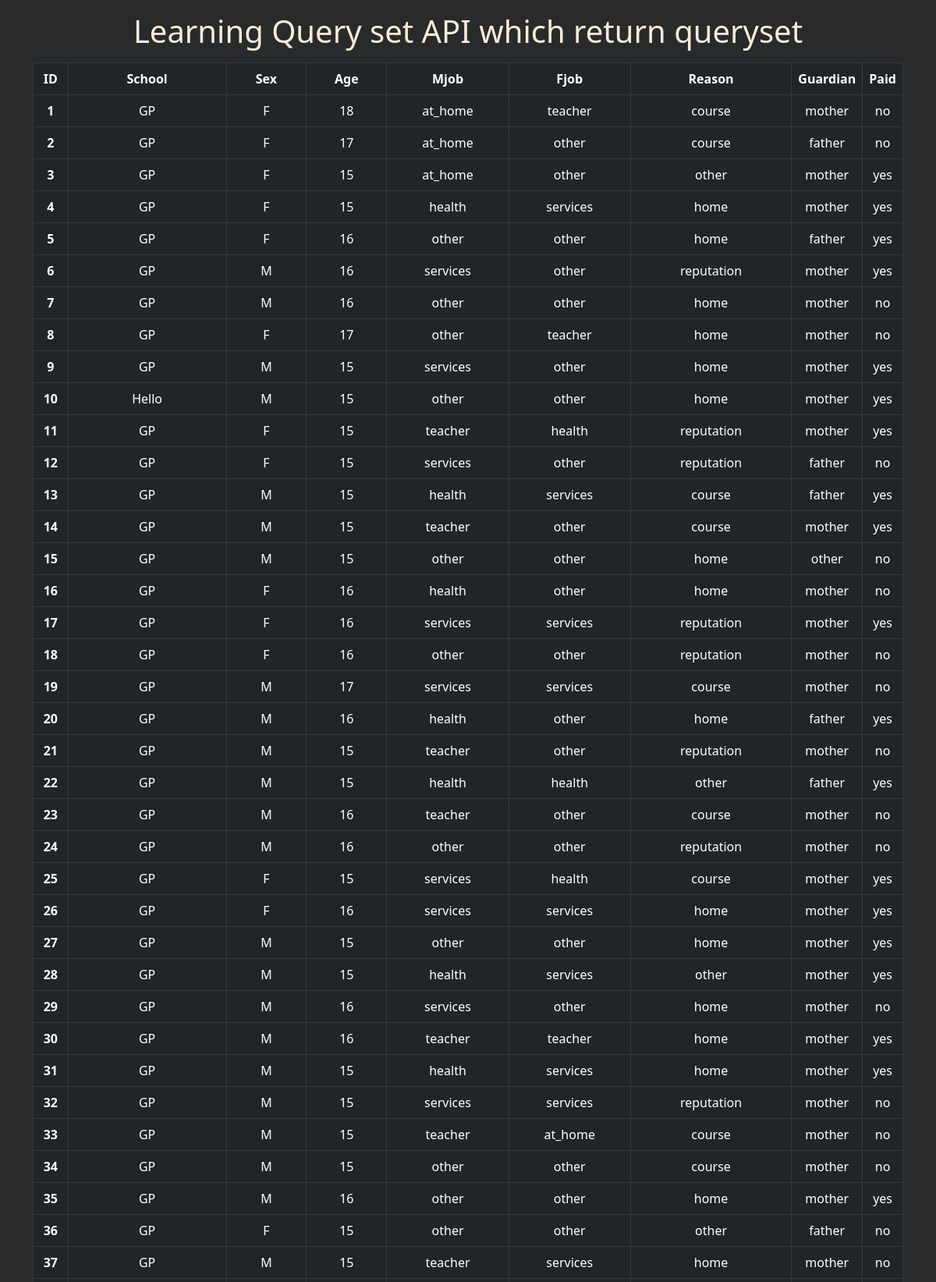
/home/ (upper part), run on the app's committed database.
### school/models.py (models this page shows)
class student(models.Model):
    School = models.CharField(max_length=100)
    Sex = models.CharField(max_length=50)
    Age = models.IntegerField()
    Mjob = models.CharField(max_length=100)
    Fjob = models.CharField(max_length=100)
    Reason = models.CharField(max_length=100)
    Guardian = models.CharField(max_length=100)
    Paid = models.CharField(max_length=100)

### school/views.py (the view)
# urls.py: 2. Add a URL to urlpatterns:  path('', views.home, name='home')
def home(request):
    data = student.objects.all()
    print(data.query)
    return render(request, 'school/home.html',{'data':data})

### school/templates/school/home.html (shortened to what this page needs)
<!DOCTYPE html>
{% load static %}
<html lang="en">
<head>
    <link rel="stylesheet" href="{% static 'school/css/bootstrap.css' %}">
    <link rel="stylesheet" href="{% static 'school/css/style.css' %}">
</head>
<body>
    <div class="container">
        <h1 class="text-center mx-1 my-3" >Learning Query set API which return queryset</h1>
        {% if data %}
              <table class="table table-hover bg-white table-dark table-bordered">
                <thead>
                    <tr class="text-center">
                        <th class="col" style="width:4%">ID</th>
                        <th class="col" style="width:20%">School</th>
                        <th class="col" style="width:10%">Sex</th>
                        <th class="col" style="width:10%">Age</th>
                        <th class="col" style="width:15%">Mjob</th>
                        <th class="col" style="width:15%">Fjob</th>
                        <th class="col" style="width:20%">Reason</th>
                        <th class="col" style="width:20%">Guardian</th>
                        <th class="col" style="width:20%">Paid</th>
                    </tr>
                </thead>
                <tbody class="text-center">
                    {% for i in data %}
                        <tr>
                            <th scope="row">{{i.id}}</th>
                            <td>{{i.School}}</td>
                            <td>{{i.Sex}}</td>
                            <td>{{i.Age}}</td>
                            <td>{{i.Mjob}}</td>
                            <td>{{i.Fjob}}</td>
                            <td>{{i.Reason}}</td>
                            <td>{{i.Guardian}}</td>
                            <td>{{i.Paid}}</td>
                        </tr>
                    {% endfor %}
                </tbody>
              </table>
            {% else %}
              <h3>You have no student record!</h3>
            {% endif %}
    </div>
</body>
</html>

### school/static/school/css/style.css (style rules this page uses)
body { background-color: rgb(41, 42, 44); color: antiquewhite; }

### data on the page
student: id "1", School "GP", Sex "F", Age "18", Mjob "at_home", Fjob "teacher", Reason "course", Guardian "mother", Paid "no"
student: id "2", School "GP", Sex "F", Age "17", Mjob "at_home", Fjob "other", Reason "course", Guardian "father", Paid "no"
student: id "3", School "GP", Sex "F", Age "15", Mjob "at_home", Fjob "other", Reason "other", Guardian "mother", Paid "yes"
student: id "4", School "GP", Sex "F", Age "15", Mjob "health", Fjob "services", Reason "home", Guardian "mother", Paid "yes"
student: id "5", School "GP", Sex "F", Age "16", Mjob "other", Fjob "other", Reason "home", Guardian "father", Paid "yes"
student: id "6", School "GP", Sex "M", Age "16", Mjob "services", Fjob "other", Reason "reputation", Guardian "mother", Paid "yes"
student: id "7", School "GP", Sex "M", Age "16", Mjob "other", Fjob "other", Reason "home", Guardian "mother", Paid "no"
student: id "8", School "GP", Sex "F", Age "17", Mjob "other", Fjob "teacher", Reason "home", Guardian "mother", Paid "no"
student: id "9", School "GP", Sex "M", Age "15", Mjob "services", Fjob "other", Reason "home", Guardian "mother", Paid "yes"
student: id "10", School "Hello", Sex "M", Age "15", Mjob "other", Fjob "other", Reason "home", Guardian "mother", Paid "yes"
student: id "11", School "GP", Sex "F", Age "15", Mjob "teacher", Fjob "health", Reason "reputation", Guardian "mother", Paid "yes"
student: id "12", School "GP", Sex "F", Age "15", Mjob "services", Fjob "other", Reason "reputation", Guardian "father", Paid "no"
student: id "13", School "GP", Sex "M", Age "15", Mjob "health", Fjob "services", Reason "course", Guardian "father", Paid "yes"
student: id "14", School "GP", Sex "M", Age "15", Mjob "teacher", Fjob "other", Reason "course", Guardian "mother", Paid "yes"
student: id "15", School "GP", Sex "M", Age "15", Mjob "other", Fjob "other", Reason "home", Guardian "other", Paid "no"
student: id "16", School "GP", Sex "F", Age "16", Mjob "health", Fjob "other", Reason "home", Guardian "mother", Paid "no"
student: id "17", School "GP", Sex "F", Age "16", Mjob "services", Fjob "services", Reason "reputation", Guardian "mother", Paid "yes"
student: id "18", School "GP", Sex "F", Age "16", Mjob "other", Fjob "other", Reason "reputation", Guardian "mother", Paid "no"
student: id "19", School "GP", Sex "M", Age "17", Mjob "services", Fjob "services", Reason "course", Guardian "mother", Paid "no"
student: id "20", School "GP", Sex "M", Age "16", Mjob "health", Fjob "other", Reason "home", Guardian "father", Paid "yes"
student: id "21", School "GP", Sex "M", Age "15", Mjob "teacher", Fjob "other", Reason "reputation", Guardian "mother", Paid "no"
student: id "22", School "GP", Sex "M", Age "15", Mjob "health", Fjob "health", Reason "other", Guardian "father", Paid "yes"
student: id "23", School "GP", Sex "M", Age "16", Mjob "teacher", Fjob "other", Reason "course", Guardian "mother", Paid "no"
student: id "24", School "GP", Sex "M", Age "16", Mjob "other", Fjob "other", Reason "reputation", Guardian "mother", Paid "no"
student: id "25", School "GP", Sex "F", Age "15", Mjob "services", Fjob "health", Reason "course", Guardian "mother", Paid "yes"
student: id "26", School "GP", Sex "F", Age "16", Mjob "services", Fjob "services", Reason "home", Guardian "mother", Paid "yes"
student: id "27", School "GP", Sex "M", Age "15", Mjob "other", Fjob "other", Reason "home", Guardian "mother", Paid "yes"
student: id "28", School "GP", Sex "M", Age "15", Mjob "health", Fjob "services", Reason "other", Guardian "mother", Paid "yes"
student: id "29", School "GP", Sex "M", Age "16", Mjob "services", Fjob "other", Reason "home", Guardian "mother", Paid "no"
student: id "30", School "GP", Sex "M", Age "16", Mjob "teacher", Fjob "teacher", Reason "home", Guardian "mother", Paid "yes"
student: id "31", School "GP", Sex "M", Age "15", Mjob "health", Fjob "services", Reason "home", Guardian "mother", Paid "yes"
student: id "32", School "GP", Sex "M", Age "15", Mjob "services", Fjob "services", Reason "reputation", Guardian "mother", Paid "no"
student: id "33", School "GP", Sex "M", Age "15", Mjob "teacher", Fjob "at_home", Reason "course", Guardian "mother", Paid "no"
student: id "34", School "GP", Sex "M", Age "15", Mjob "other", Fjob "other", Reason "course", Guardian "mother", Paid "no"
student: id "35", School "GP", Sex "M", Age "16", Mjob "other", Fjob "other", Reason "home", Guardian "mother", Paid "yes"
student: id "36", School "GP", Sex "F", Age "15", Mjob "other", Fjob "other", Reason "other", Guardian "father", Paid "no"
student: id "37", School "GP", Sex "M", Age "15", Mjob "teacher", Fjob "services", Reason "home", Guardian "mother", Paid "no"
